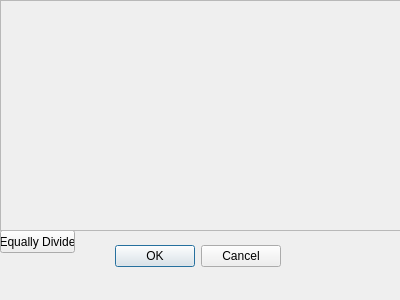
<?xml version="1.0" encoding="UTF-8"?>
<ui version="4.0">
 <class>DivideRange</class>
 <widget class="QDialog" name="DivideRange">
  <property name="geometry">
   <rect>
    <x>0</x>
    <y>0</y>
    <width>400</width>
    <height>300</height>
   </rect>
  </property>
  <property name="windowTitle">
   <string>Dialog</string>
  </property>
  <widget class="QDialogButtonBox" name="buttonBox">
   <property name="geometry">
    <rect>
     <x>-60</x>
     <y>240</y>
     <width>341</width>
     <height>32</height>
    </rect>
   </property>
   <property name="orientation">
    <enum>Qt::Horizontal</enum>
   </property>
   <property name="standardButtons">
    <set>QDialogButtonBox::Cancel|QDialogButtonBox::Ok</set>
   </property>
  </widget>
  <widget class="QPushButton" name="pushButton">
   <property name="geometry">
    <rect>
     <x>0</x>
     <y>230</y>
     <width>75</width>
     <height>23</height>
    </rect>
   </property>
   <property name="text">
    <string>Equally Divide</string>
   </property>
  </widget>
  <widget class="QScrollArea" name="scrollArea">
   <property name="geometry">
    <rect>
     <x>0</x>
     <y>0</y>
     <width>401</width>
     <height>231</height>
    </rect>
   </property>
   <property name="widgetResizable">
    <bool>true</bool>
   </property>
   <widget class="QWidget" name="scrollAreaWidgetContents">
    <property name="geometry">
     <rect>
      <x>0</x>
      <y>0</y>
      <width>399</width>
      <height>229</height>
     </rect>
    </property>
    <widget class="QWidget" name="gridLayoutWidget">
     <property name="geometry">
      <rect>
       <x>0</x>
       <y>0</y>
       <width>401</width>
       <height>231</height>
      </rect>
     </property>
     <layout class="QGridLayout" name="gridLayout"/>
    </widget>
   </widget>
  </widget>
 </widget>
 <resources/>
 <connections>
  <connection>
   <sender>buttonBox</sender>
   <signal>accepted()</signal>
   <receiver>DivideRange</receiver>
   <slot>accept()</slot>
   <hints>
    <hint type="sourcelabel">
     <x>248</x>
     <y>254</y>
    </hint>
    <hint type="destinationlabel">
     <x>157</x>
     <y>274</y>
    </hint>
   </hints>
  </connection>
  <connection>
   <sender>buttonBox</sender>
   <signal>rejected()</signal>
   <receiver>DivideRange</receiver>
   <slot>reject()</slot>
   <hints>
    <hint type="sourcelabel">
     <x>316</x>
     <y>260</y>
    </hint>
    <hint type="destinationlabel">
     <x>286</x>
     <y>274</y>
    </hint>
   </hints>
  </connection>
 </connections>
</ui>
